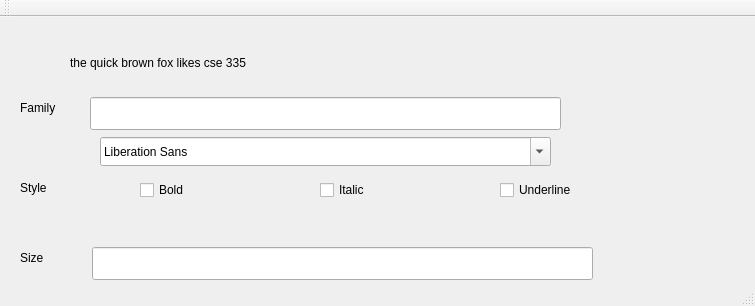
<?xml version="1.0" encoding="UTF-8"?>
<ui version="4.0">
 <class>MainWindow</class>
 <widget class="QMainWindow" name="MainWindow">
  <property name="geometry">
   <rect>
    <x>0</x>
    <y>0</y>
    <width>755</width>
    <height>306</height>
   </rect>
  </property>
  <property name="windowTitle">
   <string>MainWindow</string>
  </property>
  <widget class="QWidget" name="centralWidget">
   <widget class="QLabel" name="label">
    <property name="geometry">
     <rect>
      <x>20</x>
      <y>230</y>
      <width>66</width>
      <height>21</height>
     </rect>
    </property>
    <property name="text">
     <string>Size</string>
    </property>
   </widget>
   <widget class="QLabel" name="label_2">
    <property name="geometry">
     <rect>
      <x>20</x>
      <y>160</y>
      <width>66</width>
      <height>21</height>
     </rect>
    </property>
    <property name="text">
     <string>Style</string>
    </property>
   </widget>
   <widget class="QLabel" name="label_3">
    <property name="geometry">
     <rect>
      <x>20</x>
      <y>80</y>
      <width>66</width>
      <height>21</height>
     </rect>
    </property>
    <property name="text">
     <string>Family</string>
    </property>
   </widget>
   <widget class="AlexLineEdit" name="lineEditFamily">
    <property name="geometry">
     <rect>
      <x>90</x>
      <y>80</y>
      <width>471</width>
      <height>33</height>
     </rect>
    </property>
   </widget>
   <widget class="QCheckBox" name="checkBoxBold">
    <property name="geometry">
     <rect>
      <x>140</x>
      <y>160</y>
      <width>91</width>
      <height>26</height>
     </rect>
    </property>
    <property name="text">
     <string>Bold</string>
    </property>
   </widget>
   <widget class="QCheckBox" name="checkBoxItalic">
    <property name="geometry">
     <rect>
      <x>320</x>
      <y>160</y>
      <width>95</width>
      <height>26</height>
     </rect>
    </property>
    <property name="text">
     <string>Italic</string>
    </property>
   </widget>
   <widget class="QCheckBox" name="checkBoxUnderline">
    <property name="geometry">
     <rect>
      <x>500</x>
      <y>160</y>
      <width>95</width>
      <height>26</height>
     </rect>
    </property>
    <property name="text">
     <string>Underline</string>
    </property>
   </widget>
   <widget class="AlexLineEdit" name="lineEditSize">
    <property name="geometry">
     <rect>
      <x>92</x>
      <y>230</y>
      <width>501</width>
      <height>33</height>
     </rect>
    </property>
   </widget>
   <widget class="Alexlabel" name="labelfox">
    <property name="geometry">
     <rect>
      <x>70</x>
      <y>20</y>
      <width>471</width>
      <height>51</height>
     </rect>
    </property>
    <property name="text">
     <string>the quick brown fox likes cse 335</string>
    </property>
   </widget>
   <widget class="QFontComboBox" name="fontComboBox">
    <property name="geometry">
     <rect>
      <x>100</x>
      <y>120</y>
      <width>451</width>
      <height>29</height>
     </rect>
    </property>
   </widget>
  </widget>
  <widget class="QToolBar" name="mainToolBar">
   <attribute name="toolBarArea">
    <enum>TopToolBarArea</enum>
   </attribute>
   <attribute name="toolBarBreak">
    <bool>false</bool>
   </attribute>
  </widget>
  <widget class="QStatusBar" name="statusBar"/>
 </widget>
 <layoutdefault spacing="6" margin="11"/>
 <customwidgets>
  <customwidget>
   <class>AlexLineEdit</class>
   <extends>QLineEdit</extends>
   <header>alexlineedit.h</header>
  </customwidget>
  <customwidget>
   <class>Alexlabel</class>
   <extends>QLabel</extends>
   <header>alexlabel.h</header>
  </customwidget>
 </customwidgets>
 <resources/>
 <connections/>
</ui>
